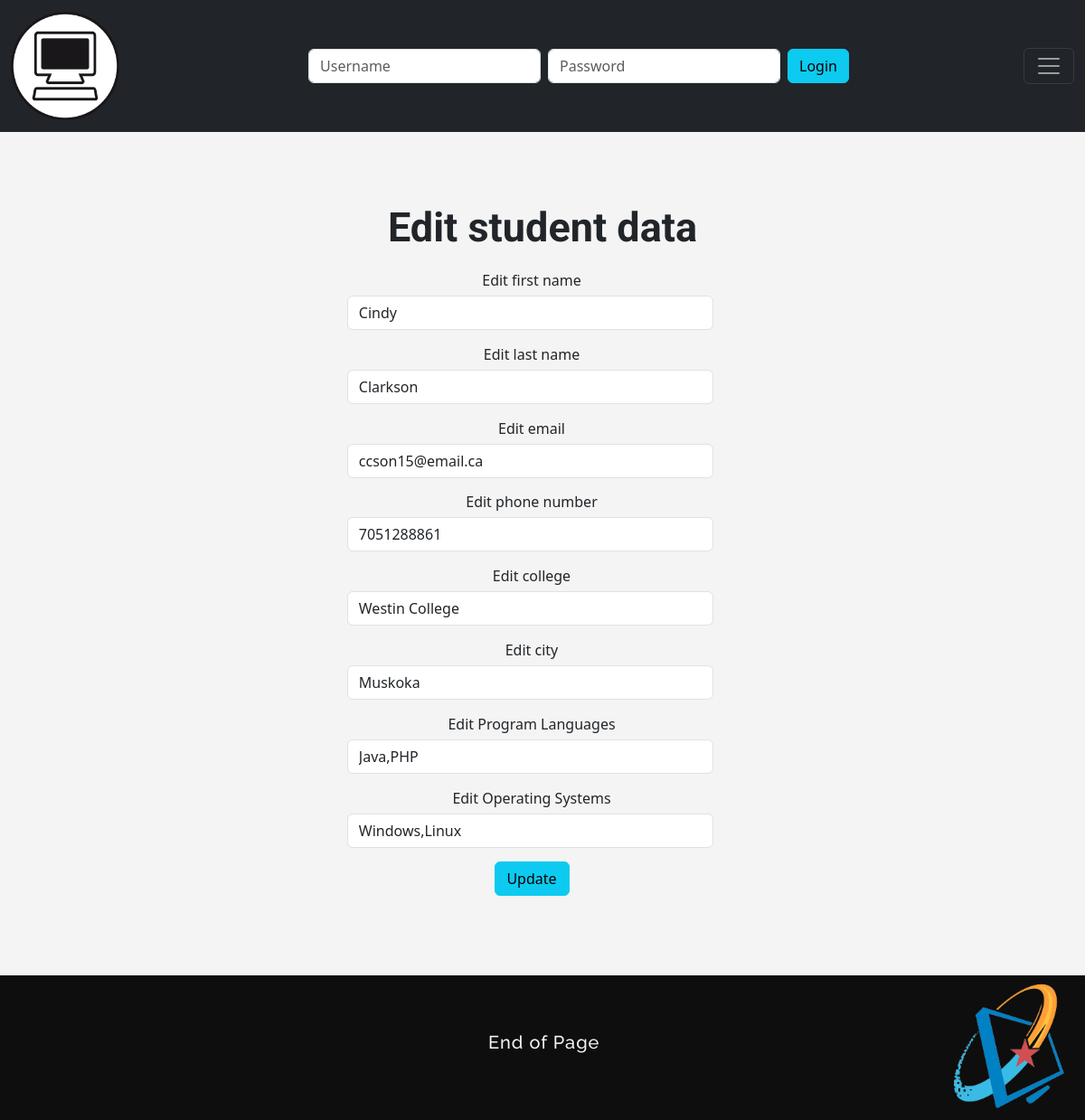
Page /edit1.php?edit1Id=3 on the committed database.
### tables this page shows
CREATE table phppeople1(
                          ID int not null auto_increment,
                          fname varchar (200),
                          lname varchar (200),
                          email varchar (200),
                          phoneNumber varchar (200),
                          college varchar (200),
                          city varchar (200),
                          programLanguages  varchar (300),
                          operatingSystems  varchar (300),
                          primary key (ID)
);

### edit1.php (the view, shortened to what this page needs)
<?php
require './inc/functions.php';
require './templates/header.php';
if (isset($_GET['edit1Id']) && !empty($_GET['edit1Id'])) {
    $editId = $_GET['edit1Id'];
    $sql1 = "SELECT * FROM phppeople1 WHERE ID = '$editId '";
    $row = $conexion->query($sql1);
    $student = $row->fetch(PDO::FETCH_ASSOC);
}
?>
<main class="container">
        <section class="register">
            <h2>Edit student data</h2>
        </section>
        <section class="form-row row justify-content-center">
            <form method="POST" action="edit1.php" class="form-horizontal col-md-6 col-md-offset-3">
                <div class="form-group">
                    <label for="input8" class="col-sm-6 control-label">Edit first name</label>
                    <div class="col-sm-10">
                        <input type="text" name="ufname" value="<?php echo $student['fname']; ?>" class="form-control" id="input8" required>
                    </div>
                </div>
                <div class="form-group">
                    <label for="input9" class="col-sm-6 control-label">Edit last name</label>
                    <div class="col-sm-10">
                        <input type="text" name="ulname" value="<?php echo $student['lname']; ?>" class="form-control" id="input9" required>
                    </div>
                </div>
                <div class="form-group">
                    <label for="input10" class="col-sm-6 control-label">Edit email</label>
                    <div class="col-sm-10">
                        <input type="email" name="uemail" value="<?php echo $student['email']; ?>" class="form-control" id="input10" required>
                    </div>
                </div>
                <div class="form-group">
                    <label for="input11" class="col-sm-6 control-label">Edit phone number</label>
                    <div class="col-sm-10">
                        <input type="tel" name="uphoneNumber" value="<?php echo $student['phoneNumber']; ?>" class="form-control" id="input11" required>
                    </div>
                </div>
                <div class="form-group">
                    <label for="input12" class="col-sm-6 control-label">Edit college</label>
                    <div class="col-sm-10">
                        <input type="text" name="ucollege" value="<?php echo $student['college']; ?>" class="form-control" id="input12" required>
                    </div>
                </div>
                <div class="form-group">
                    <label for="input13" class="col-sm-6 control-label">Edit city</label>
                    <div class="col-sm-10">
                        <input type="text" name="ucity" value="<?php echo $student['city']; ?>" class="form-control" id="input13" required>
                    </div>
                </div>
                <div class="form-group">
                    <label for="input14" class="col-sm-6 control-label">Edit Program Languages</label>
                    <div class="col-sm-10">
                        <input type="text" name="uprogramLanguages" value="<?php echo $student['programLanguages']; ?>" class="form-control" id="input14" required>
                    </div>
                </div>
                <div class="form-group">
                    <label for="input15" class="col-sm-6 control-label">Edit Operating Systems</label>
                    <div class="col-sm-10">
                        <input type="text" name="uoperatingSystems" value="<?php echo $student['operatingSystems']; ?>" class="form-control" id="input15" required>
                    </div>
                </div>
                <div class="form-group">
                    <input type="submit" name="update" class="btn btn-info col-md-2 col-md-offset-10" value="Update">
                    <p>&nbsp;</p>
                </div>
            </form>
        </section>
    </main>
<?php
require './templates/footer.php';
?>

### css/style.css (style rules this page uses)
body { background-color:#f4f4f4; }
main { justify-content: center; text-align: center; background-color: #f4f4f4; }
.col-sm-10 { margin-left: 8%; padding: 1% 1% 3% 1%; }
.register h2 { padding: 3% 1% 1% 1%; font-family: 'Roboto',sans-serif; font-size: 45px; font-weight: bold; }
.row { width: 100%; }
.container { padding: 4%; }

### rows in the picture
phppeople1: ufname "Cindy", ulname "Clarkson", uemail "ccson15@email.ca", uphoneNumber "7051288861", ucollege "Westin College", ucity "Muskoka", uprogramLanguages "Java,PHP", uoperatingSystems "Windows,Linux"
